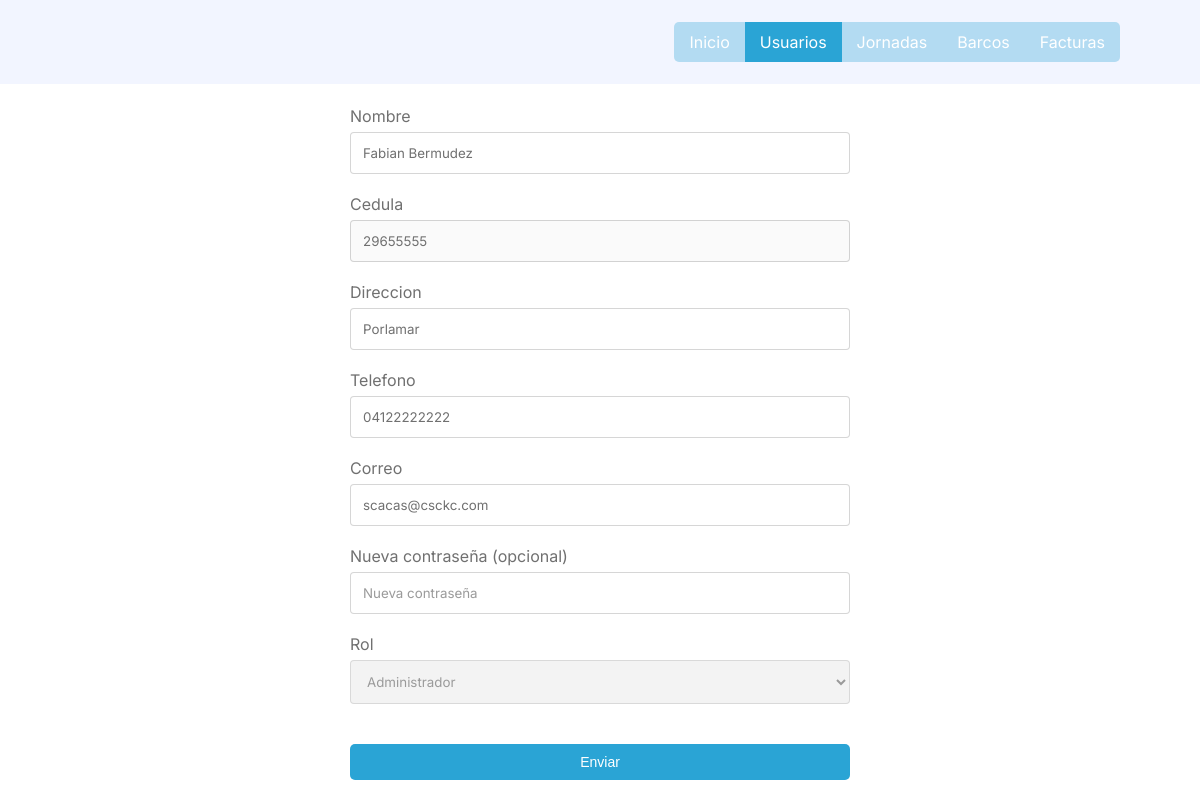
/usuarios/editar.php?id=12 (signed in), run on the app's committed database.
### tables this page shows
CREATE TABLE IF NOT EXISTS `usuarios` (
  `id` mediumint(9) NOT NULL AUTO_INCREMENT,
  `nombre` varchar(100) NOT NULL,
  `cedula` varchar(10) NOT NULL,
  `direccion` varchar(200) NOT NULL,
  `telefono` varchar(13) NOT NULL,
  `correo` varchar(100) NOT NULL,
  `contrasena` varchar(255) NOT NULL,
  `rol` mediumint(1) NOT NULL,
  PRIMARY KEY (`id`),
  KEY `rol` (`rol`)
);

### helpers/database.php (called while the page is built, shortened)
<?php
  class Database {
    public $connection;
    public function __construct() {
      $servername = "localhost";
      $username = "root";
      $password = "";
      $dbname = "sistema_facturacion";
      $this->connection = new mysqli($servername, $username, $password, $dbname);
    }
    public function selectOne($query) {
      $result = $this->connection->query($query);
      $row = $result->fetch_assoc();
      return $row;
    }
  }
?>

### usuarios/editar.php (the view, shortened to what this page needs)
<?php
  try {
    if (isset($_SESSION['rol'])) {
      $rol = $_SESSION['rol'];
    } else {
      throw new Exception();
    }
  } catch (Exception $e) {
    include '../helpers/auth.php';
    Auth::verifyRol();
  }
?>
<!DOCTYPE html>
<html lang="en">
<head>
  <link rel="stylesheet" href="../styles/index.css">
  <link rel="stylesheet" href="../styles/header.css">
  <link rel="stylesheet" href="../styles/crud/editar.css">
</head>
<body>
  <?php include '../header.php'; ?>
  <?php
    try {
      if (isset($_GET['id'])) {
        $id = $_GET['id'];
        include '../helpers/database.php';
        $database = new Database();
        $user = $database->selectOne("select * from usuarios where id=$id");
        $nombre = $user['nombre'];
        $cedula = $user['cedula'];
        $direccion = $user['direccion'];
        $telefono = $user['telefono'];
        $correo = $user['correo'];
        $rol = $user['rol'];
      } else {
        throw new Exception();
      }
    } catch (Exception $e) {
      header('Location: ../usuarios.php');
    }
  ?>
  <section class="container">
    <form action="#" method="put">
      <?php
        $disabledCedula = 'disabled';
        echo "
          <input class='input' name='id' type='hidden' value='$id'>
          <label>Nombre</label>
          <input class='input' placeholder='Nombre' name='nombre' type='text' required maxlength=100 value='$nombre'>
          <label>Cedula</label>
          <input class='input' $disabledCedula placeholder='Cedula' name='cedula' type='text' required maxlength=10 value='$cedula'>
          <label>Direccion</label>
          <input class='input' placeholder='Direccion' name='direccion' type='text' required maxlength=200 value='$direccion'>
          <label>Telefono</label>
          <input class='input' placeholder='Telefono' name='telefono' type='tel' required maxlength=13 value='$telefono'>
          <label>Correo</label>
          <input class='input' placeholder='Correo' name='correo' type='email' required maxlength=100 value='$correo'>
          <label>Nueva contraseña (opcional)</label>
          <input class='input' placeholder='Nueva contraseña' name='contrasena' type='password'>
        ";
      ?>
      <?php
        $disabledRol = '';
        if ($_SESSION['rol'] != 0) {
          $disabledRol = 'disabled';
        }
        echo "
          <label>Rol</label>
          <select $disabledRol class='input' placeholder='Rol' name='rol' required>
        ";
      ?>
        <?php
          if ($rol == 2) {
            echo "
              <option value=1>Administrador</option>
              <option selected='selected' value=2>Cajero</option>
            ";
          } else {
            echo "
              <option selected='selected' value=1>Administrador</option>
              <option value=2>Cajero</option>
            ";
          }
        ?>
      </select>
      <input class="button fullWidth" type="submit" value="Enviar">
    </form>
  </section>
</body>
</html>

### styles/index.css (style rules this page uses)
body { color: #363636; font-family: "Inter", sans-serif; }
* { margin: 0; padding: 0; box-sizing: border-box; }
section, header, footer { padding-left: 160px; padding-right: 160px; padding-top: 22px; padding-bottom: 22px; }
@media (max-width: 1280px) { section, header, footer { padding-left: 80px; padding-right: 80px; } }
label { color: #707070; }
.input { font-family: "Inter", sans-serif; border: 1px solid rgba(54, 54, 54, 0.2); border-radius: 4px; padding: 12px; width: 100%; margin-top: 6px; margin-bottom: 20px; outline: none; transition: border 300ms; color: #707070; }
.input::placeholder { color: rgba(54, 54, 54, 0.5); }
.button { background-color: #2aa4d5; padding: 10px; padding-left: 15px; padding-right: 15px; color: white; text-decoration: none; transition: background-color 300ms; border-radius: 5px; outline: none; border: none; font-size: 14px; cursor: pointer; }
.fullWidth { width: 100% }

### styles/crud/editar.css (style rules this page uses)
.container { display: flex; justify-content: center; align-items: center; }
form { width: 500px }

### data on the page
usuarios: nombre "Fabian Bermudez", cedula "29655555", direccion "Porlamar", telefono "04122222222", correo "scacas@csckc.com", rol "Administrador"
